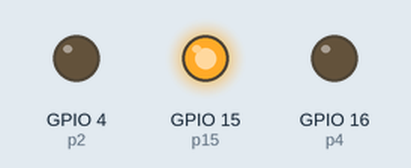
This program was run on a simulated ESP32 board running MicroPython. On the bench: output pins drawn as LEDs (lit = HIGH).

Above: at 1.5 s.
At 4.0 s:
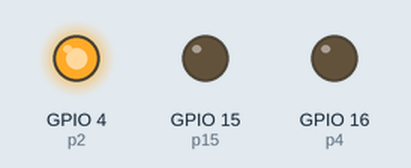
At 6.5 s:
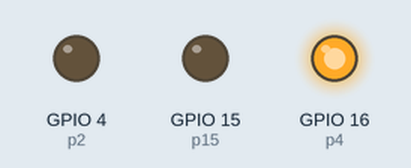
Timing chart, 0 to 10.4 s (numbered marks = the images above):
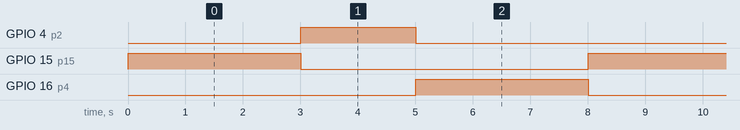

The program:

RYGLED.py
```python
from machine import Pin
import time

p15 = Pin(15, Pin.OUT)
p2 = Pin(4, Pin.OUT)
p4 = Pin(16, Pin.OUT)

while True:
    # 開綠燈 5 秒
    p15.value(1)
    time.sleep(3)
    # 關綠燈，並開黃燈 1 秒
    p15.value(0)
    p2.value(1)
    time.sleep(2)
    # 關黃燈，並開紅燈 3 秒
    p2.value(0)
    p4.value(1)
    time.sleep(3)
    # 關紅燈
    p4.value(0)
```

Measured:
- by itself, GPIO 4 (p2): alternates HIGH for 2.0 s and LOW for 6.0 s
- by itself, GPIO 15 (p15), GPIO 16 (p4): alternates HIGH for 3.0 s and LOW for 5.0 s
- by itself, everything shown: repeats every 8.0 s, in 3 steps
